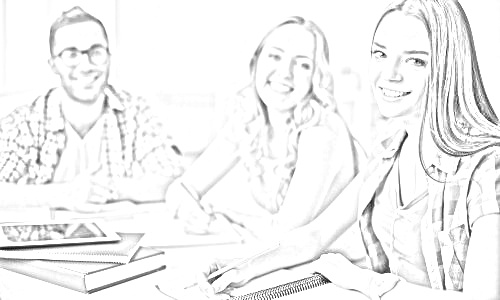
#> input picture Pencil Sketch Image.jpg, 500 x 300 px
$ python image_to_pencile_converter.py 'Pencil Sketch Image.jpg'
#> lines starting #> are read from the running program, lines starting #| are printed output that depends on the picture
import cv2
import sys

image = cv2.imread(sys.argv[1])
#> image is the input picture: shape (300, 500, 3); min 8, max 255, mean 242.6
gray_image = cv2.cvtColor(image, cv2.COLOR_BGR2GRAY)
inverted_image = 255 - gray_image
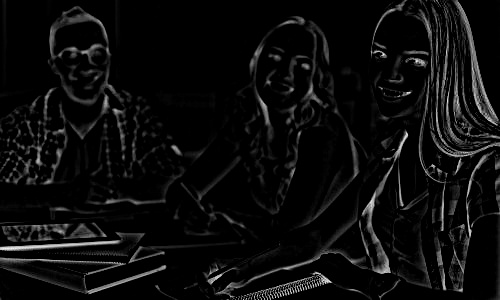
#> inverted_image: shape (300, 500); min 0, max 247, mean 12.4
blurred = cv2.GaussianBlur(inverted_image, (21, 21), 0)
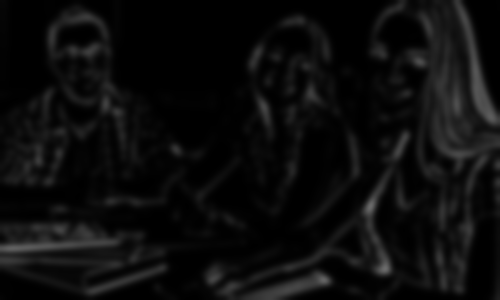
#> blurred: shape (300, 500); min 0, max 108, mean 12.4
inverted_blurred = 255 - blurred
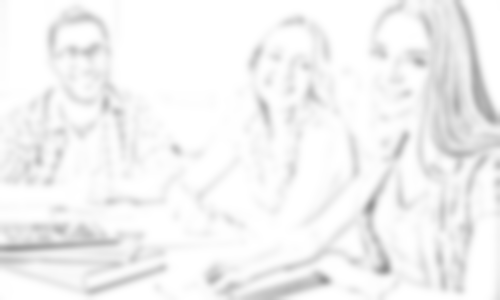
#> inverted_blurred: shape (300, 500); min 147, max 255, mean 242.6
pencil_sketch = cv2.divide(gray_image, inverted_blurred, scale=256.0)
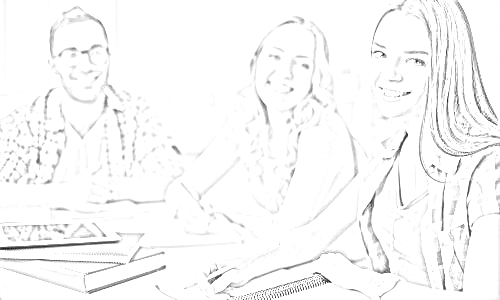
#> pencil_sketch: shape (300, 500); min 10, max 255, mean 248.2

cv2.imshow("Original Image", image)
cv2.imshow("Pencil Sketch Image", pencil_sketch)


result=cv2.imwrite('Pencil Sketch Image.jpg',pencil_sketch)

if result==True:
  print("File saved successfully")
else:
  print("Error in saving file")

cv2.waitKey(6000)
cv2.destroyWindow("Pencil Sketch Image using OpenCV")
